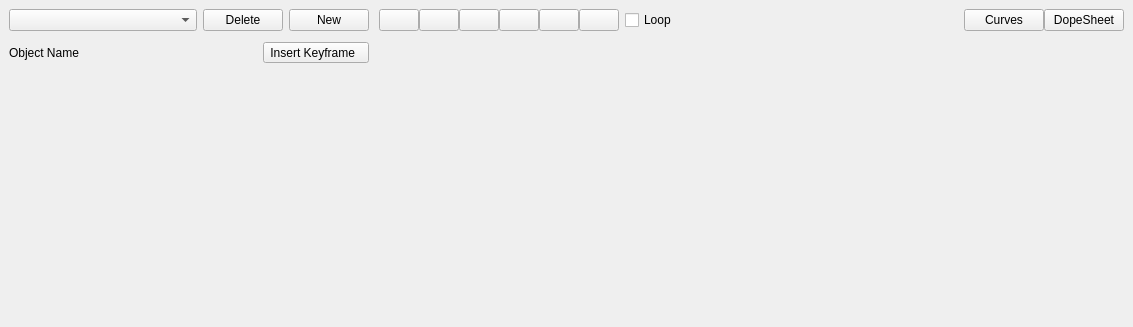
<?xml version="1.0" encoding="UTF-8"?>
<ui version="4.0">
 <class>AnimationWidget</class>
 <widget class="QWidget" name="AnimationWidget">
  <property name="geometry">
   <rect>
    <x>0</x>
    <y>0</y>
    <width>1133</width>
    <height>327</height>
   </rect>
  </property>
  <property name="windowTitle">
   <string>Form</string>
  </property>
  <property name="styleSheet">
   <string notr="true">QWidget#AnimationWidget {
	background: #202020;
}

QPushButton:!enabled, QToolButton:!enabled, QComboBox:!enabled {
	background: #222;
	color: #555;
}

QSplitter::handle {
	background: black;
}

QPushButton {
    background-color: #4D4D4D;
    color: #DEDEDE;
    border: 0;
	padding: 4px 16px;
}

QPushButton:hover {
    background-color: #555;
}

QPushButton:pressed {
    background-color: #444;
}

#widget_11 &gt; QPushButton {
	padding: 4px;
	background: transparent;
}

#insertFrame {
	padding-right: 4px;
}
/*
#insertFrame {
    background-color: #4D4D4D;
    color: #DEDEDE;
    border: 0;
	padding: 2px 8px;
}

#insertFrame:hover {
    background-color: #555;
}

#insertFrame:pressed {
    background-color: #444;
}
*/

#curvesBtn, #dopeSheetBtn {
	width: 64px;
}

#widget_11 &gt; #stopBtn {
	height: 10px;
	width: 12px;
	margin-left: -2px;
	margin-right: 5px;
	background: transparent;
}

QWidget#controls &gt; QToolButton:hover {
	background-color: rgb(235, 235, 235);
	border-style: inset;
}

QComboBox {
    background: #1A1A1A;
    border: 0;
}

QComboBox:editable {

}

QComboBox QAbstractItemView::item {
    show-decoration-selected: 1;
}

QComboBox QAbstractItemView::item {
    padding: 6px;
}

QListView::item:selected {
    background: #404040;
}

QComboBox:!editable, QComboBox::drop-down:editable {
     background: #1A1A1A;
}

/* QComboBox gets the on state when the popup is open */
QComboBox:!editable:on, QComboBox::drop-down:editable:on {
    background: #1A1A1A;
}

QComboBox QAbstractItemView {
    background-color: #1A1A1A;
    selection-background-color: #404040;
    border: 0;
    outline: none;
}

QComboBox QAbstractItemView::item {
    border: none;
    padding-left: 5px;
}

QComboBox QAbstractItemView::item:selected {
    background: #404040;
    padding-left: 5px;
}

QComboBox::drop-down {
    subcontrol-origin: padding;
    subcontrol-position: top right;
    width: 18px;
    border-left-width: 1px;
}

QComboBox::down-arrow {
    image: url(:/icons/down_arrow_check.png);
	width: 18px;
	height: 14px;
}

QComboBox::down-arrow:!enabled {
    image: url(:/icons/down_arrow_check_disabled.png);
    width: 18px;
    height: 14px;
}

QTreeView, QTreeWidget { show-decoration-selected: 1; }
QTreeWidget { outline: none; selection-background-color: #404040; color: #EEE; background: #202020; border: 0; }
QTreeWidget::branch { background-color: #202020; }
QTreeWidget::branch:hover { background-color: #303030; }
QTreeWidget::branch:selected { background-color: #404040; }
QTreeWidget::item:selected { selection-background-color: #404040;
								background: #404040; outline: none; padding: 5px 0; }
/* Important, this is set for when the widget loses focus to fill the left gap */
QTreeWidget::item:selected:!active { background: #404040; padding: 5px 0; color: #EEE; }
QTreeWidget::item:selected:active { background: #404040; padding: 5px 0; }
QTreeWidget::item { padding: 5px 0; }
QTreeWidget::item:hover { background: #303030; padding: 5px 0; }

</string>
  </property>
  <layout class="QGridLayout" name="gridLayout">
   <property name="leftMargin">
    <number>0</number>
   </property>
   <property name="topMargin">
    <number>0</number>
   </property>
   <property name="rightMargin">
    <number>0</number>
   </property>
   <property name="bottomMargin">
    <number>0</number>
   </property>
   <property name="spacing">
    <number>0</number>
   </property>
   <item row="0" column="0">
    <widget class="QSplitter" name="splitter">
     <property name="sizePolicy">
      <sizepolicy hsizetype="Preferred" vsizetype="Preferred">
       <horstretch>0</horstretch>
       <verstretch>0</verstretch>
      </sizepolicy>
     </property>
     <property name="orientation">
      <enum>Qt::Horizontal</enum>
     </property>
     <property name="handleWidth">
      <number>1</number>
     </property>
     <widget class="QWidget" name="widget" native="true">
      <property name="sizePolicy">
       <sizepolicy hsizetype="Minimum" vsizetype="Preferred">
        <horstretch>0</horstretch>
        <verstretch>0</verstretch>
       </sizepolicy>
      </property>
      <property name="minimumSize">
       <size>
        <width>0</width>
        <height>0</height>
       </size>
      </property>
      <layout class="QVBoxLayout" name="verticalLayout">
       <property name="spacing">
        <number>0</number>
       </property>
       <property name="leftMargin">
        <number>0</number>
       </property>
       <property name="topMargin">
        <number>0</number>
       </property>
       <property name="rightMargin">
        <number>0</number>
       </property>
       <property name="bottomMargin">
        <number>0</number>
       </property>
       <item>
        <widget class="QWidget" name="widget_3" native="true">
         <layout class="QVBoxLayout" name="verticalLayout_2">
          <property name="spacing">
           <number>0</number>
          </property>
          <property name="leftMargin">
           <number>0</number>
          </property>
          <property name="topMargin">
           <number>0</number>
          </property>
          <property name="rightMargin">
           <number>0</number>
          </property>
          <property name="bottomMargin">
           <number>0</number>
          </property>
          <item>
           <widget class="QWidget" name="widget_6" native="true">
            <layout class="QHBoxLayout" name="horizontalLayout">
             <property name="bottomMargin">
              <number>11</number>
             </property>
             <item>
              <widget class="QComboBox" name="animList">
               <property name="sizePolicy">
                <sizepolicy hsizetype="Preferred" vsizetype="Fixed">
                 <horstretch>1</horstretch>
                 <verstretch>0</verstretch>
                </sizepolicy>
               </property>
               <property name="minimumSize">
                <size>
                 <width>0</width>
                 <height>21</height>
                </size>
               </property>
              </widget>
             </item>
             <item>
              <widget class="QPushButton" name="deleteAnimBtn">
               <property name="text">
                <string>Delete</string>
               </property>
              </widget>
             </item>
             <item>
              <widget class="QPushButton" name="addAnimBtn">
               <property name="text">
                <string>New</string>
               </property>
              </widget>
             </item>
            </layout>
           </widget>
          </item>
          <item>
           <widget class="QWidget" name="widget_5" native="true">
            <layout class="QHBoxLayout" name="horizontalLayout_2">
             <property name="topMargin">
              <number>0</number>
             </property>
             <property name="bottomMargin">
              <number>7</number>
             </property>
             <item>
              <widget class="QLabel" name="sceneNodeName">
               <property name="sizePolicy">
                <sizepolicy hsizetype="Preferred" vsizetype="Preferred">
                 <horstretch>1</horstretch>
                 <verstretch>0</verstretch>
                </sizepolicy>
               </property>
               <property name="text">
                <string>Object Name</string>
               </property>
              </widget>
             </item>
             <item>
              <widget class="QToolButton" name="insertFrame">
               <property name="styleSheet">
                <string notr="true">QComboBox {
    background: #1A1A1A;
    border: 0;
}

QComboBox:editable {

}

QComboBox QAbstractItemView::item {
    show-decoration-selected: 1;
}

QComboBox QAbstractItemView::item {
    padding: 6px;
}

QListView::item:selected {
    background: #404040;
}

QComboBox:!editable, QComboBox::drop-down:editable {
     background: #1A1A1A;
}

/* QComboBox gets the on state when the popup is open */
QComboBox:!editable:on, QComboBox::drop-down:editable:on {
    background: #1A1A1A;
}

QComboBox QAbstractItemView {
    background-color: #1A1A1A;
    selection-background-color: #404040;
    border: 0;
    outline: none;
}

QComboBox QAbstractItemView::item {
    border: none;
    padding-left: 5px;
}

QComboBox QAbstractItemView::item:selected {
    background: #404040;
    padding-left: 5px;
}

QComboBox::drop-down {
    subcontrol-origin: padding;
    subcontrol-position: top right;
    width: 18px;
    border-left-width: 1px;
}

QComboBox::down-arrow {
    image: url(:/icons/down_arrow_check.png);
	width: 18px;
	height: 14px;
}

QComboBox::down-arrow:!enabled {
    image: url(:/icons/down_arrow_check_disabled.png);
    width: 18px;
    height: 14px;
}</string>
               </property>
               <property name="text">
                <string>Insert Keyframe  </string>
               </property>
               <property name="popupMode">
                <enum>QToolButton::InstantPopup</enum>
               </property>
              </widget>
             </item>
            </layout>
           </widget>
          </item>
         </layout>
        </widget>
       </item>
       <item>
        <widget class="KeyFrameLabelTreeWidget" name="keylabelView" native="true">
         <property name="sizePolicy">
          <sizepolicy hsizetype="Expanding" vsizetype="Expanding">
           <horstretch>0</horstretch>
           <verstretch>1</verstretch>
          </sizepolicy>
         </property>
         <property name="styleSheet">
          <string notr="true"/>
         </property>
        </widget>
       </item>
      </layout>
     </widget>
     <widget class="QWidget" name="widget_2" native="true">
      <property name="sizePolicy">
       <sizepolicy hsizetype="Expanding" vsizetype="Preferred">
        <horstretch>0</horstretch>
        <verstretch>0</verstretch>
       </sizepolicy>
      </property>
      <layout class="QVBoxLayout" name="verticalLayout_3">
       <property name="spacing">
        <number>0</number>
       </property>
       <property name="leftMargin">
        <number>0</number>
       </property>
       <property name="topMargin">
        <number>0</number>
       </property>
       <property name="rightMargin">
        <number>0</number>
       </property>
       <property name="bottomMargin">
        <number>0</number>
       </property>
       <item>
        <widget class="QWidget" name="widget_7" native="true">
         <layout class="QVBoxLayout" name="verticalLayout_4">
          <property name="spacing">
           <number>0</number>
          </property>
          <property name="leftMargin">
           <number>0</number>
          </property>
          <property name="topMargin">
           <number>0</number>
          </property>
          <property name="rightMargin">
           <number>0</number>
          </property>
          <property name="bottomMargin">
           <number>0</number>
          </property>
          <item>
           <widget class="QWidget" name="widget_10" native="true">
            <layout class="QHBoxLayout" name="horizontalLayout_3">
             <property name="spacing">
              <number>6</number>
             </property>
             <property name="leftMargin">
              <number>0</number>
             </property>
             <property name="topMargin">
              <number>0</number>
             </property>
             <property name="rightMargin">
              <number>0</number>
             </property>
             <property name="bottomMargin">
              <number>0</number>
             </property>
             <item>
              <widget class="QWidget" name="widget_11" native="true">
               <property name="maximumSize">
                <size>
                 <width>16777215</width>
                 <height>16777215</height>
                </size>
               </property>
               <layout class="QHBoxLayout" name="horizontalLayout_4">
                <property name="spacing">
                 <number>0</number>
                </property>
                <property name="leftMargin">
                 <number>0</number>
                </property>
                <property name="topMargin">
                 <number>0</number>
                </property>
                <property name="rightMargin">
                 <number>0</number>
                </property>
                <property name="bottomMargin">
                 <number>0</number>
                </property>
                <item>
                 <widget class="QPushButton" name="beginBtn">
                  <property name="text">
                   <string/>
                  </property>
                  <property name="icon">
                   <iconset resource="../../app/icons.qrc">
                    <normaloff>:/icons/anim_skip_left.svg</normaloff>:/icons/anim_skip_left.svg</iconset>
                  </property>
                 </widget>
                </item>
                <item>
                 <widget class="QPushButton" name="reverseBtn">
                  <property name="text">
                   <string/>
                  </property>
                  <property name="icon">
                   <iconset resource="../../app/icons.qrc">
                    <normaloff>:/icons/anim_forward_left.svg</normaloff>:/icons/anim_forward_left.svg</iconset>
                  </property>
                 </widget>
                </item>
                <item>
                 <widget class="QPushButton" name="playBtn">
                  <property name="text">
                   <string/>
                  </property>
                  <property name="icon">
                   <iconset resource="../../app/icons.qrc">
                    <normaloff>:/icons/play-arrow.svg</normaloff>:/icons/play-arrow.svg</iconset>
                  </property>
                 </widget>
                </item>
                <item>
                 <widget class="QPushButton" name="stopBtn">
                  <property name="text">
                   <string/>
                  </property>
                  <property name="icon">
                   <iconset resource="../../app/icons.qrc">
                    <normaloff>:/icons/stop.svg</normaloff>:/icons/stop.svg</iconset>
                  </property>
                 </widget>
                </item>
                <item>
                 <widget class="QPushButton" name="forwardBtn">
                  <property name="text">
                   <string/>
                  </property>
                  <property name="icon">
                   <iconset resource="../../app/icons.qrc">
                    <normaloff>:/icons/anim_forward_right.svg</normaloff>:/icons/anim_forward_right.svg</iconset>
                  </property>
                 </widget>
                </item>
                <item>
                 <widget class="QPushButton" name="endBtn">
                  <property name="text">
                   <string/>
                  </property>
                  <property name="icon">
                   <iconset resource="../../app/icons.qrc">
                    <normaloff>:/icons/anim_skip_right.svg</normaloff>:/icons/anim_skip_right.svg</iconset>
                  </property>
                 </widget>
                </item>
               </layout>
              </widget>
             </item>
             <item>
              <widget class="QCheckBox" name="loopCheckBox">
               <property name="text">
                <string>Loop</string>
               </property>
              </widget>
             </item>
             <item>
              <spacer name="horizontalSpacer">
               <property name="orientation">
                <enum>Qt::Horizontal</enum>
               </property>
               <property name="sizeHint" stdset="0">
                <size>
                 <width>40</width>
                 <height>20</height>
                </size>
               </property>
              </spacer>
             </item>
             <item>
              <widget class="QWidget" name="widget_8" native="true">
               <layout class="QHBoxLayout">
                <property name="spacing">
                 <number>0</number>
                </property>
                <item>
                 <widget class="QPushButton" name="curvesBtn">
                  <property name="text">
                   <string>Curves</string>
                  </property>
                 </widget>
                </item>
                <item>
                 <widget class="QPushButton" name="dopeSheetBtn">
                  <property name="text">
                   <string>DopeSheet</string>
                  </property>
                 </widget>
                </item>
               </layout>
              </widget>
             </item>
            </layout>
           </widget>
          </item>
          <item>
           <widget class="QWidget" name="widget_4" native="true">
            <layout class="QHBoxLayout" name="horizontalLayout_5">
             <property name="spacing">
              <number>0</number>
             </property>
             <property name="leftMargin">
              <number>0</number>
             </property>
             <property name="topMargin">
              <number>0</number>
             </property>
             <property name="rightMargin">
              <number>0</number>
             </property>
             <property name="bottomMargin">
              <number>0</number>
             </property>
             <item>
              <widget class="TimelineWidget" name="timeline" native="true">
               <property name="sizePolicy">
                <sizepolicy hsizetype="Preferred" vsizetype="Fixed">
                 <horstretch>0</horstretch>
                 <verstretch>0</verstretch>
                </sizepolicy>
               </property>
               <property name="minimumSize">
                <size>
                 <width>0</width>
                 <height>35</height>
                </size>
               </property>
              </widget>
             </item>
            </layout>
           </widget>
          </item>
         </layout>
        </widget>
       </item>
       <item>
        <widget class="QWidget" name="keyFrameHolder" native="true">
         <property name="sizePolicy">
          <sizepolicy hsizetype="Preferred" vsizetype="Preferred">
           <horstretch>0</horstretch>
           <verstretch>1</verstretch>
          </sizepolicy>
         </property>
         <property name="styleSheet">
          <string notr="true"/>
         </property>
        </widget>
       </item>
      </layout>
     </widget>
    </widget>
   </item>
  </layout>
 </widget>
 <customwidgets>
  <customwidget>
   <class>TimelineWidget</class>
   <extends>QWidget</extends>
   <header>ui/panels/timeline/timelinewidget.h</header>
   <container>1</container>
  </customwidget>
  <customwidget>
   <class>KeyFrameLabelTreeWidget</class>
   <extends>QWidget</extends>
   <header>ui/panels/timeline/keyframelabeltreewidget.h</header>
   <container>1</container>
  </customwidget>
 </customwidgets>
 <resources>
  <include location="../../app/icons.qrc"/>
 </resources>
 <connections/>
</ui>
